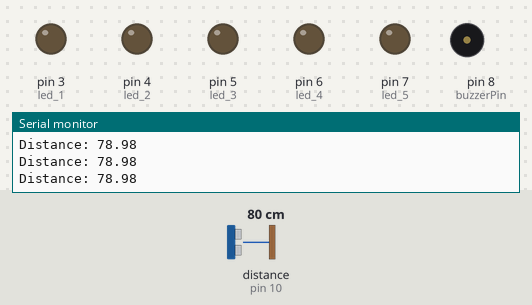
Bench run of a sketch on a simulated Arduino Uno, built with avr-gcc and run on an emulated ATmega328P. Shown: output pins drawn as LEDs (lit = HIGH), buzzer (waves = sounding, pin HIGH), the last lines printed to the serial monitor. Wiring (inferred from the names in the program): ultrasonic range finder: trigger pin 9; echo pin 10. Inputs (shaded band) come from the test bench; at power-on: distance to the obstacle (sensor on pin 10) 80 cm. The echo pulse lasts 58.3 µs per cm; pins used as bus, display or sensor lines are not drawn.

Above: at 1.2 s.
1.3 s: distance to the obstacle (sensor on pin 10) set to 66 cm
2.8 s: distance to the obstacle (sensor on pin 10) set to 56 cm
At 4.0 s:
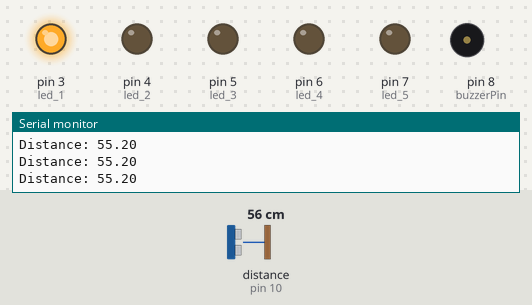
4.3 s: distance to the obstacle (sensor on pin 10) set to 46 cm
At 5.1 s:
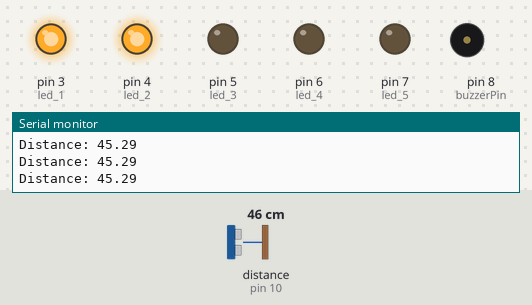
5.8 s: distance to the obstacle (sensor on pin 10) set to 38 cm
At 6.2 s:
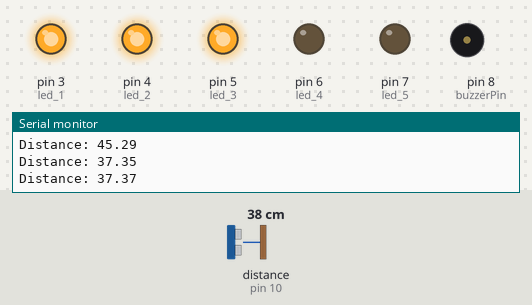
7.4 s: distance to the obstacle (sensor on pin 10) set to 18 cm
At 8.4 s:
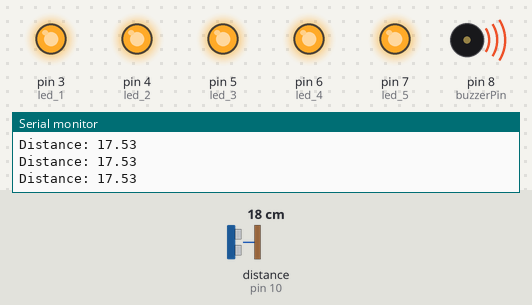
9.0 s: distance to the obstacle (sensor on pin 10) set to 35 cm
At 10.2 s:
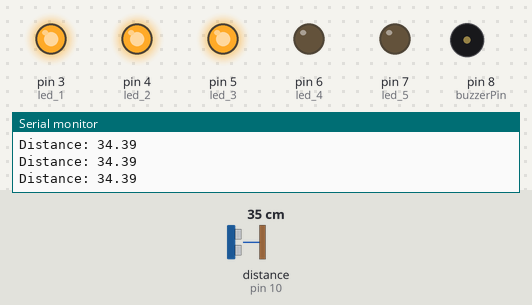
Timing chart, 0 to 11.6 s (numbered marks = the images above; inputs shaded):
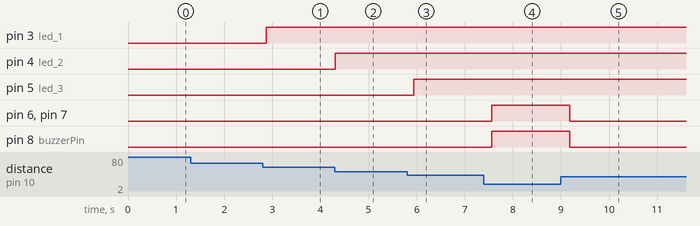

The sketch:

ultrasonic_alert.ino
```cpp
const int trigPin = 9;
const int echoPin = 10;
float duration = 0;
float distance = 0;

const int led_1 = 3;
const int led_2 = 4;
const int led_3 = 5;
const int led_4 = 6;
const int led_5 = 7;

const int buzzerPin = 8;

void setup() {
  pinMode(trigPin, OUTPUT);
  pinMode(echoPin, INPUT);

  pinMode(led_1, OUTPUT);
  pinMode(led_2, OUTPUT);
  pinMode(led_3, OUTPUT);
  pinMode(led_4, OUTPUT);
  pinMode(led_5, OUTPUT);

  pinMode(buzzerPin, OUTPUT);

  Serial.begin(9600);
}

void loop() {
 // Measure Distance
 // clear the trigPin
  digitalWrite(trigPin, LOW);
  delayMicroseconds(2);
  // generate a pulse to trigPin
  digitalWrite(trigPin, HIGH);
  delayMicroseconds(10);
  digitalWrite(trigPin, LOW);

  // read the echoPin to measure the time between the emission and reception
  duration = pulseIn(echoPin, HIGH);

  // calculate the distance
  distance = duration * 0.034 / 2;

  // print values in serial monitor
  Serial.print("Distance: ");
  Serial.println(distance);

  // Turn on the LEDs and activate the buzzer
  if (distance >=50 && distance < 60) {
    digitalWrite(led_1, HIGH);
    digitalWrite(led_2, LOW);
    digitalWrite(led_3, LOW);
    digitalWrite(led_4, LOW);
    digitalWrite(led_5, LOW);
    digitalWrite(buzzerPin, LOW);
  } else if (distance >= 40 && distance < 50) {
    digitalWrite(led_1, HIGH);
    digitalWrite(led_2, HIGH);
    digitalWrite(led_3, LOW);
    digitalWrite(led_4, LOW);
    digitalWrite(led_5, LOW);
    digitalWrite(buzzerPin, LOW);
  } else if (distance >= 30 && distance < 40) {
    digitalWrite(led_1, HIGH);
    digitalWrite(led_2, HIGH);
    digitalWrite(led_3, HIGH);
    digitalWrite(led_4, LOW);
    digitalWrite(led_5, LOW);
    digitalWrite(buzzerPin, LOW);
  } else if (distance >=20 && distance < 30) {
    digitalWrite(led_1, HIGH);
    digitalWrite(led_2, HIGH);
    digitalWrite(led_3, HIGH);
    digitalWrite(led_4, HIGH);
    digitalWrite(led_5, LOW);
    digitalWrite(buzzerPin, LOW);
  } else if (distance < 20) {
    digitalWrite(led_1, HIGH);
    digitalWrite(led_2, HIGH);
    digitalWrite(led_3, HIGH);
    digitalWrite(led_4, HIGH);
    digitalWrite(led_5, HIGH);
    digitalWrite(buzzerPin, HIGH);
  } else {
    digitalWrite(led_1, LOW);
    digitalWrite(led_2, LOW);
    digitalWrite(led_3, LOW);
    digitalWrite(led_4, LOW);
    digitalWrite(led_5, LOW);
    digitalWrite(buzzerPin, LOW);
  }

  delay(200);
}
```

Measured:
- the behaviour switches between 61 and 60 cm on distance to the obstacle (sensor on pin 10) (found by bisection; images 0 and 1)
- the behaviour switches between 51 and 50 cm on distance to the obstacle (sensor on pin 10) (found by bisection; images 1 and 2)
- the behaviour switches between 41 and 40 cm on distance to the obstacle (sensor on pin 10) (found by bisection; images 2 and 3)
- after the input at 2.8 s, pin 3 (led_1): LOW → HIGH after 0.08 s
- after the input at 4.3 s, pin 4 (led_2): LOW → HIGH at once
- after the input at 5.8 s, pin 5 (led_3): LOW → HIGH after 0.14 s
- after the input at 7.4 s, pin 6 (led_4), pin 7 (led_5), pin 8 (buzzerPin): LOW → HIGH after 0.16 s
- after the input at 9.0 s, pin 6 (led_4), pin 7 (led_5), pin 8 (buzzerPin): HIGH → LOW after 0.18 s
